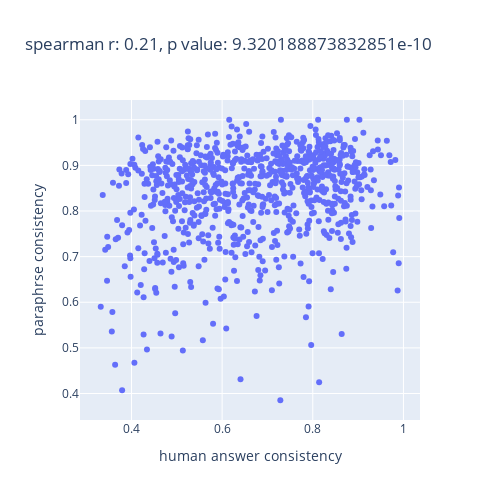

Notebook source saved alongside this figure:
### Code cell
plot('paraphrse consistency', 'human answer consistency')

### Figure 1 — Plotly figure (JSON) as saved in the notebook; plotly's stock layout.template omitted (floating-point values rounded to 4 significant figures; data arrays with more than 128 entries replaced by an {"elided": "..."} marker saying what was removed)
{"data": [{"customdata": {"elided": "817x2 mixed values"}, "hovertemplate": "human answer consistency=%{x}<br>paraphrse consistency=%{y}<br>index=%{customdata[0]}<br>i=%{customdata[1]}<extra></extra>", "legendgroup": "", "marker": {"color": "#636efa", "symbol": "circle"}, "mode": "markers", "name": "", "orientation": "v", "showlegend": false, "type": "scatter", "x": {"elided": "817 float values"}, "xaxis": "x", "y": {"elided": "817 float values"}, "yaxis": "y"}], "layout": {"height": 500, "legend": {"tracegroupgap": 0}, "title": {"text": "spearman r: 0.21, p value: 9.320188873832851e-10"}, "width": 500, "xaxis": {"anchor": "y", "domain": [0, 1], "title": {"text": "human answer consistency"}}, "yaxis": {"anchor": "x", "domain": [0, 1], "title": {"text": "paraphrse consistency"}}}}
